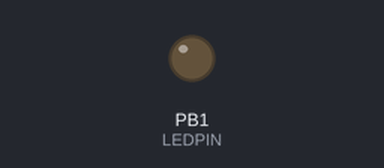
A program run on a simulated ATtiny13, built with avr-gcc and emulated at 9.6 MHz. Parts: output pins drawn as LEDs (lit = HIGH).

Above: at 0.84 s.
At 12.09 s:
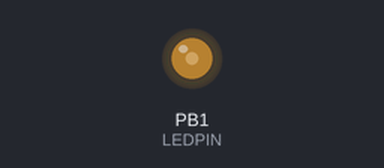
At 19.51 s:
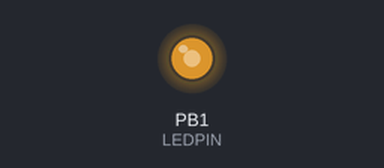
At 36.34 s:
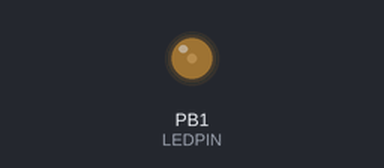
Timing chart, 0 to 40.0 s (numbered marks = the images above):
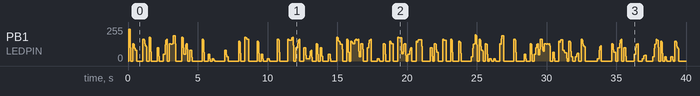

The program:

main.c
```c
/*
 * CandeflickerLED.c
 *
 * Created: 08.12.2013 22:51:08
 *
 * Emulates a Candleflicker-LED on an AVR microcontroller.
 * Please use AVR-GCC to compile and update the defines below according to your controller.
 *
 */

#define   F_CPU (9600000)

#include <avr/io.h>
#include <util/delay.h>

/*
	32 Bit maximum length LFSR
	see http://www.ece.cmu.edu/~koopman/lfsr/index.html

	Using inverted values so the LFSR also works with zero initialisiation.

*/
uint8_t Rand(void) {
	static uint32_t Z;

	  if (Z & 1)  { Z = (Z >> 1); }
	  else        { Z = (Z >> 1) ^ 0x7FFFF159; }

	return (uint8_t)Z;
}

// Led connected to PB0
#define LEDPORT PORTB
#define LEDDDR  DDRB
#define LEDPIN  PB1

int main(void)
{
	CLKPR=_BV(CLKPCE);
	CLKPR=0;			// Set clk division factor to 1

	uint8_t PWM_CTR=0;		// 4 bit-Counter
	uint8_t FRAME_CTR=0;	// 5 bit-Counter

	uint8_t PWM_VAL=0;		// 4 bit-Register
	uint8_t NEXTBRIGHT=0;	// 4 bit-Register
	uint8_t RAND=0;			// 5 bit Signal
	uint8_t randflag=0;		// 1 bit Signal

	LEDDDR|=_BV(LEDPIN);			// LED is connected to PB0

    while(1)
    {
		_delay_us(1e6/220/16);   // Main clock=440*16 Hz

		// PWM
		PWM_CTR++;
		PWM_CTR&=0xf;		// only 4 bit

		if (!(PWM_CTR<=PWM_VAL)) {LEDPORT|=_BV(LEDPIN);} else {LEDPORT&=~_BV(LEDPIN);}

		// FRAME
		if (PWM_CTR==0)
		{
			FRAME_CTR++;
			FRAME_CTR&=0x1f;

			if ((FRAME_CTR&0x07)==0)  // generate a new random number every 8 cycles. In reality this is most likely bit serial
			{
				RAND=Rand()&0x1f;
				if ((RAND&0x0c)!=0) randflag=1; else randflag=0;// only update if valid
			}

			// NEW FRAME
			if (FRAME_CTR==0)
			{
				PWM_VAL=NEXTBRIGHT; // reload PWM
				randflag=1;		    // force update at beginning of frame
			}

			if (randflag)
			{
				NEXTBRIGHT=RAND>15?15:RAND;
			}
		}
    }
}
```
